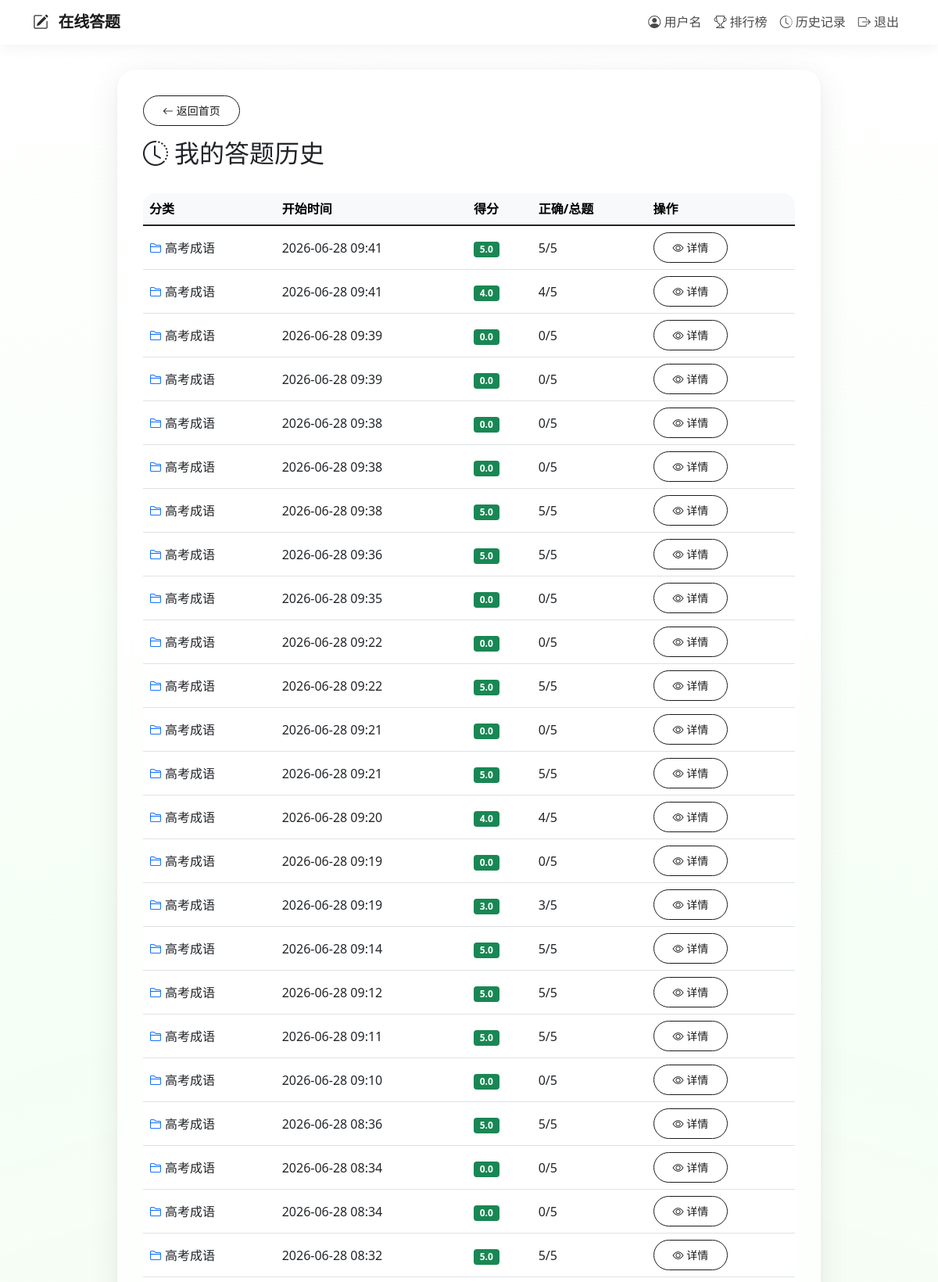
/history (signed in, upper part), run on the app's committed database.
### models.py (models this page shows)
class User(UserMixin, db.Model):
    id = db.Column(db.Integer, primary_key=True)
    username = db.Column(db.String(80), unique=True, nullable=False)
    email = db.Column(db.String(120), unique=True, nullable=False)
    password_hash = db.Column(db.String(128))
    role = db.Column(db.String(20), default='user')
    created_at = db.Column(db.DateTime, default=datetime.utcnow)
    status = db.Column(db.Boolean, default=True)
    quiz_records = db.relationship('QuizRecord', backref='user', lazy='dynamic')
    progresses = db.relationship('UserProgress', backref='user', lazy='dynamic')

class QuizRecord(db.Model):
    id = db.Column(db.Integer, primary_key=True)
    user_id = db.Column(db.Integer, db.ForeignKey('user.id'), nullable=False)
    category_id = db.Column(db.Integer, db.ForeignKey('category.id'), nullable=False)
    start_time = db.Column(db.DateTime, default=datetime.utcnow)
    end_time = db.Column(db.DateTime)
    score = db.Column(db.Float, default=0)
    total_questions = db.Column(db.Integer)
    correct_count = db.Column(db.Integer, default=0)
    details = db.relationship('QuizDetail', backref='record', lazy='select', cascade='all, delete-orphan')

class Category(db.Model):
    id = db.Column(db.Integer, primary_key=True)
    name = db.Column(db.String(100), nullable=False)
    parent_id = db.Column(db.Integer, db.ForeignKey('category.id'), nullable=True)
    sort_order = db.Column(db.Integer, default=0)
    created_at = db.Column(db.DateTime, default=datetime.utcnow)
    parent = db.relationship('Category', remote_side=[id], backref='children')
    questions = db.relationship('Question', backref='category', lazy='dynamic')
    groups = db.relationship('Group', backref='category', lazy='dynamic')
    quiz_records = db.relationship('QuizRecord', backref='category', lazy='dynamic')

### routes/quiz.py (the view)
@quiz_bp.route('/history')
@login_required
def history():
    records = QuizRecord.query.filter_by(user_id=current_user.id).order_by(QuizRecord.start_time.desc()).all()
    return render_template('history.html', records=records)

### app.py (called while the page is built)
@login_manager.user_loader
def load_user(user_id):
    from models import User
    return User.query.get(int(user_id))

### templates/history.html (shortened to what this page needs)
{% extends "base.html" %}
{% block content %}
<div class="mb-3">
    <a href="{{ url_for('quiz.index') }}" class="btn btn-outline-secondary btn-sm">
        <i class="bi bi-arrow-left"></i> 返回首页
    </a>
</div>
<div class="d-flex justify-content-between align-items-center mb-4">
    <h2><i class="bi bi-clock-history me-2"></i>我的答题历史</h2>
</div>
<div class="table-responsive">
    <table class="table table-hover align-middle bg-white">
        <thead class="table-light">
            <tr>
                <th>分类</th>
                <th>开始时间</th>
                <th>得分</th>
                <th>正确/总题</th>
                <th>操作</th>
            </tr>
        </thead>
        <tbody>
            {% for rec in records %}
            <tr>
                <td><i class="bi bi-folder2 me-1 text-primary"></i>{{ rec.category.name }}</td>
                <td>{{ rec.start_time.strftime('%Y-%m-%d %H:%M') }}</td>
                <td><span class="badge bg-success">{{ rec.score }}</span></td>
                <td>{{ rec.correct_count }}/{{ rec.total_questions }}</td>
                <td>
                    <a href="{{ url_for('quiz.result', record_id=rec.id) }}" class="btn btn-sm btn-outline-primary">
                        <i class="bi bi-eye"></i> 详情
                    </a>
                </td>
            </tr>
            {% else %}
            <tr>
                <td colspan="5" class="text-center py-4 text-muted">
                    <i class="bi bi-inbox fs-1 d-block mb-2"></i> 暂无答题记录
                </td>
            </tr>
            {% endfor %}
        </tbody>
    </table>
</div>
{% endblock %}

### templates/base.html (shortened to what this page needs)
<!DOCTYPE html>
<html lang="zh">
<head>
    <link href="https://cdn.bootcdn.net/ajax/libs/twitter-bootstrap/5.1.3/css/bootstrap.min.css" rel="stylesheet">
    <link rel="stylesheet" href="https://cdn.bootcdn.net/ajax/libs/bootstrap-icons/1.8.1/font/bootstrap-icons.css">
    <link rel="stylesheet" href="https://cdn.bootcdn.net/ajax/libs/animate.css/4.1.1/animate.min.css">
</head>
<body>
    <nav class="navbar navbar-expand-lg">
        <div class="container">
            <a class="navbar-brand" href="{{ url_for('quiz.index') }}">
                <i class="bi bi-pencil-square"></i> 在线答题
            </a>
            <div class="collapse navbar-collapse" id="navbarNav">
                <ul class="navbar-nav ms-auto">
                    {% if current_user.is_authenticated %}
                        <li class="nav-item">
                            <span class="nav-link"><i class="bi bi-person-circle"></i> {{ current_user.username }}</span>
                        </li>
                        <li class="nav-item">
                            <a class="nav-link" href="{{ url_for('quiz.leaderboard') }}"><i class="bi bi-trophy"></i> 排行榜</a>
                        </li>
                        <li class="nav-item">
                            <a class="nav-link" href="{{ url_for('quiz.history') }}"><i class="bi bi-clock-history"></i> 历史记录</a>
                        </li>
                        <li class="nav-item">
                            <a class="nav-link" href="{{ url_for('auth.auth_logout') }}"><i class="bi bi-box-arrow-right"></i> 退出</a>
                        </li>
                    {% endif %}
                </ul>
            </div>
        </div>
    </nav>
    <div class="main-wrapper">
        <div class="central-card">
            {% block content %}{% endblock %}
        </div>
    </div>
</body>
</html>

### templates/base.html (style rules this page uses)
:root { --x-pos: 50; --y-pos: 50; }
* { box-sizing: border-box; }
html, body { margin: 0; padding: 0; min-height: 100vh; font-family: 'Segoe UI', system-ui, -apple-system, sans-serif; overflow-x: hidden; }
.navbar { background: rgba(255, 255, 255, 0.75) !important; backdrop-filter: blur(16px); -webkit-backdrop-filter: blur(16px); box-shadow: 0 2px 20px rgba(0, 0, 0, 0.06); border-bottom: 1px solid rgba(255, 255, 255, 0.5); z-index: 1000; position: relative; }
.navbar-brand { font-weight: 700; color: #1a1a1a !important; letter-spacing: -0.3px; }
.navbar-brand i { color: #2c2c2c; margin-right: 8px; }
.nav-link { transition: all 0.25s; color: #4a4a4a !important; font-weight: 500; }
.main-wrapper { display: flex; justify-content: center; align-items: flex-start; min-height: calc(100vh - 76px); padding: 2rem 1rem; position: relative; z-index: 1; }
.central-card { width: 100%; max-width: 900px; background: rgba(255, 255, 255, 0.72); backdrop-filter: blur(20px); -webkit-backdrop-filter: blur(20px); border-radius: 1.5rem; border: 1px solid rgba(255, 255, 255, 0.6); box-shadow: 0 8px 40px rgba(0, 0, 0, 0.08), 0 2px 8px rgba(0, 0, 0, 0.04); padding: 2rem; animation: fadeInUp 0.5s ease-out; }
.btn { border-radius: 2rem; padding: 0.5rem 1.5rem; font-weight: 500; transition: all 0.25s; background: transparent; border: 1.5px solid #1a1a1a; color: #1a1a1a; }
.btn-primary, .btn-success, .btn-outline-secondary { background: transparent; border: 1.5px solid #1a1a1a; color: #1a1a1a; }
.table { border-radius: 1rem; overflow: hidden; box-shadow: 0 5px 12px rgba(0, 0, 0, 0.02); background: rgba(255, 255, 255, 0.7); }

### data on the page
User: username "用户名"
QuizRecord: category.name "高考成语", start_time "2026-06-28 09:41", score "5.0", correct_count "5", total_questions "5"
QuizRecord: category.name "高考成语", start_time "2026-06-28 09:41", score "4.0", correct_count "4", total_questions "5"
QuizRecord: category.name "高考成语", start_time "2026-06-28 09:39", score "0.0", correct_count "0", total_questions "5"
QuizRecord: category.name "高考成语", start_time "2026-06-28 09:39", score "0.0", correct_count "0", total_questions "5"
QuizRecord: category.name "高考成语", start_time "2026-06-28 09:38", score "0.0", correct_count "0", total_questions "5"
QuizRecord: category.name "高考成语", start_time "2026-06-28 09:38", score "0.0", correct_count "0", total_questions "5"
QuizRecord: category.name "高考成语", start_time "2026-06-28 09:38", score "5.0", correct_count "5", total_questions "5"
QuizRecord: category.name "高考成语", start_time "2026-06-28 09:36", score "5.0", correct_count "5", total_questions "5"
QuizRecord: category.name "高考成语", start_time "2026-06-28 09:35", score "0.0", correct_count "0", total_questions "5"
QuizRecord: category.name "高考成语", start_time "2026-06-28 09:22", score "0.0", correct_count "0", total_questions "5"
QuizRecord: category.name "高考成语", start_time "2026-06-28 09:22", score "5.0", correct_count "5", total_questions "5"
QuizRecord: category.name "高考成语", start_time "2026-06-28 09:21", score "0.0", correct_count "0", total_questions "5"
QuizRecord: category.name "高考成语", start_time "2026-06-28 09:21", score "5.0", correct_count "5", total_questions "5"
QuizRecord: category.name "高考成语", start_time "2026-06-28 09:20", score "4.0", correct_count "4", total_questions "5"
QuizRecord: category.name "高考成语", start_time "2026-06-28 09:19", score "0.0", correct_count "0", total_questions "5"
QuizRecord: category.name "高考成语", start_time "2026-06-28 09:19", score "3.0", correct_count "3", total_questions "5"
QuizRecord: category.name "高考成语", start_time "2026-06-28 09:14", score "5.0", correct_count "5", total_questions "5"
QuizRecord: category.name "高考成语", start_time "2026-06-28 09:12", score "5.0", correct_count "5", total_questions "5"
QuizRecord: category.name "高考成语", start_time "2026-06-28 09:11", score "5.0", correct_count "5", total_questions "5"
QuizRecord: category.name "高考成语", start_time "2026-06-28 09:10", score "0.0", correct_count "0", total_questions "5"
QuizRecord: category.name "高考成语", start_time "2026-06-28 08:36", score "5.0", correct_count "5", total_questions "5"
QuizRecord: category.name "高考成语", start_time "2026-06-28 08:34", score "0.0", correct_count "0", total_questions "5"
QuizRecord: category.name "高考成语", start_time "2026-06-28 08:34", score "0.0", correct_count "0", total_questions "5"
QuizRecord: category.name "高考成语", start_time "2026-06-28 08:32", score "5.0", correct_count "5", total_questions "5"
